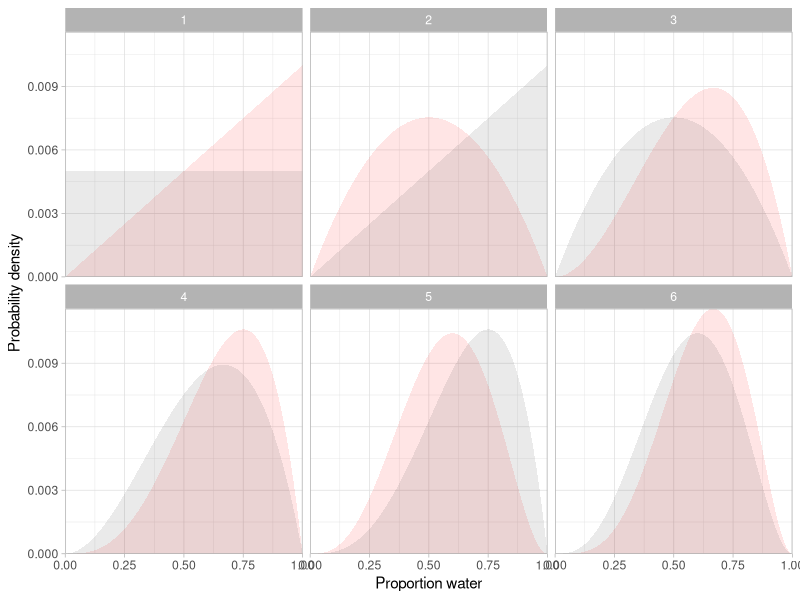
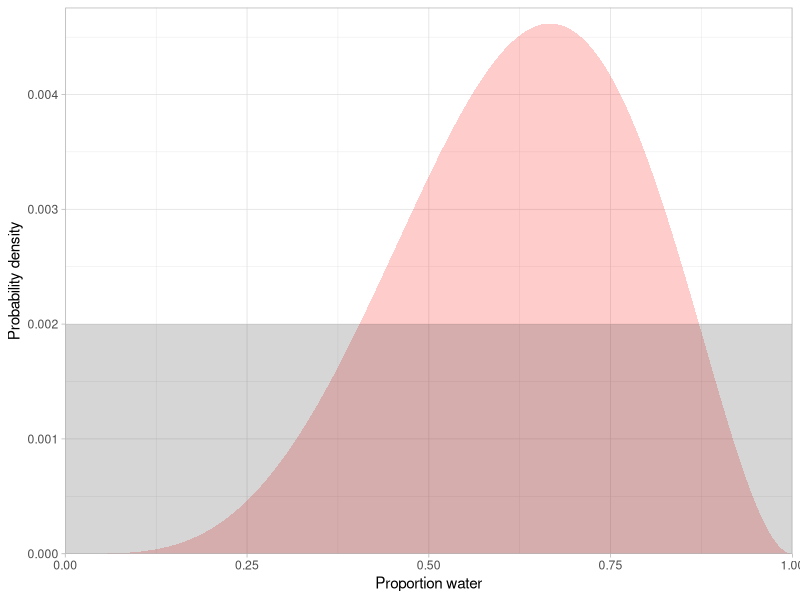
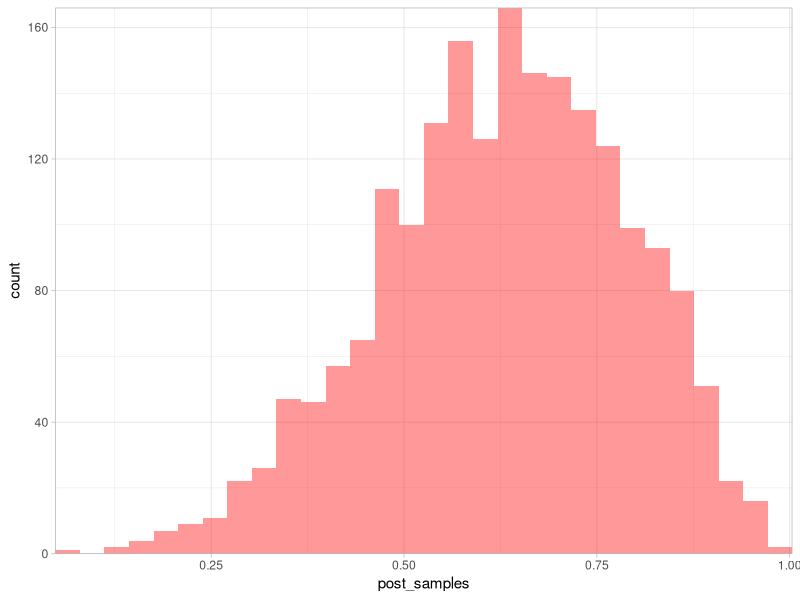
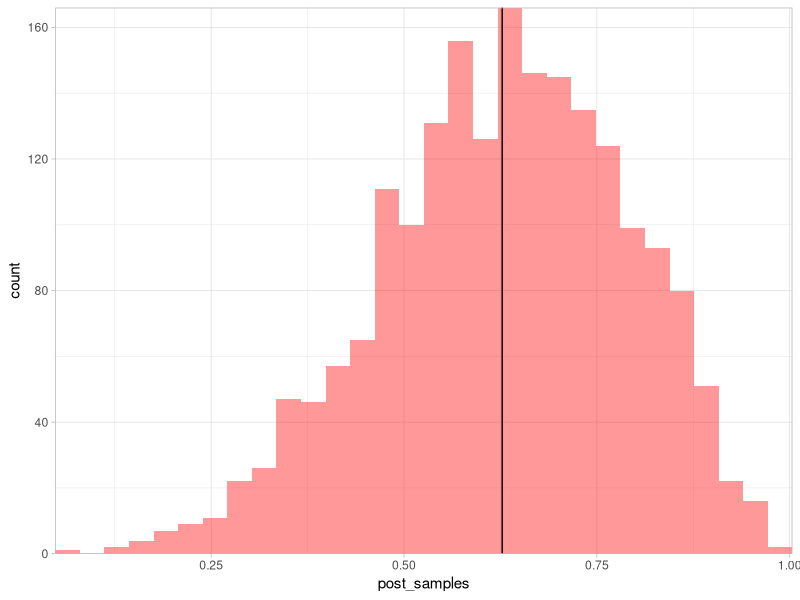
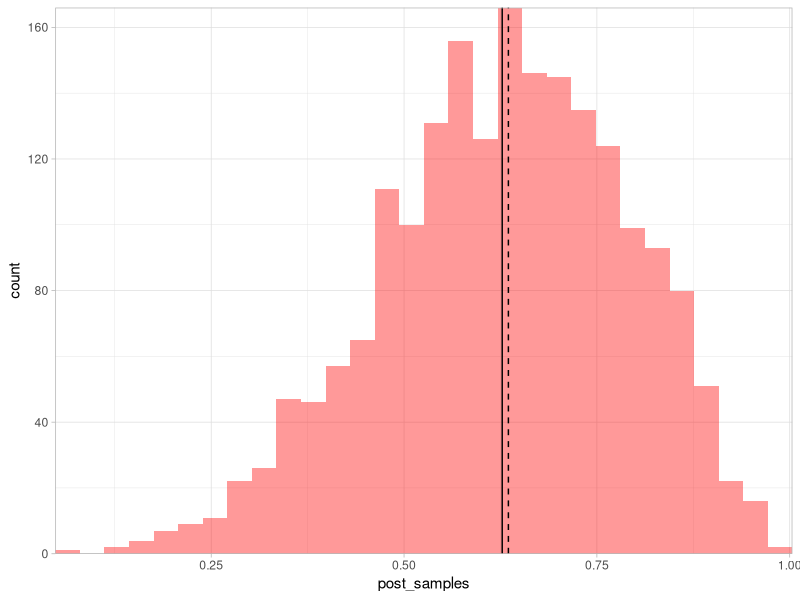
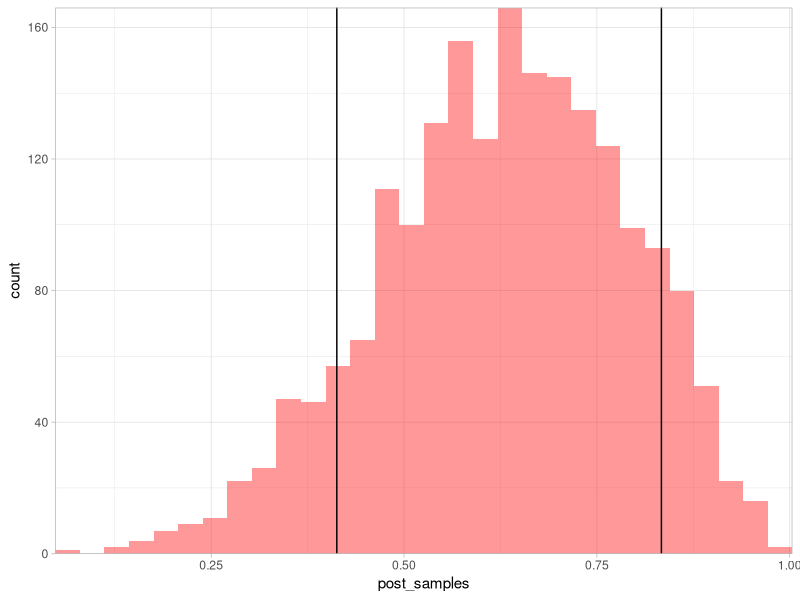
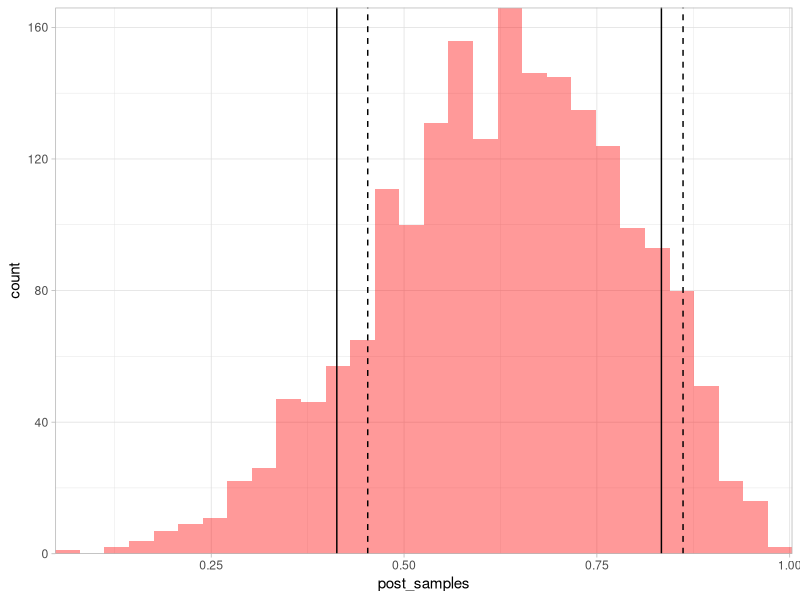
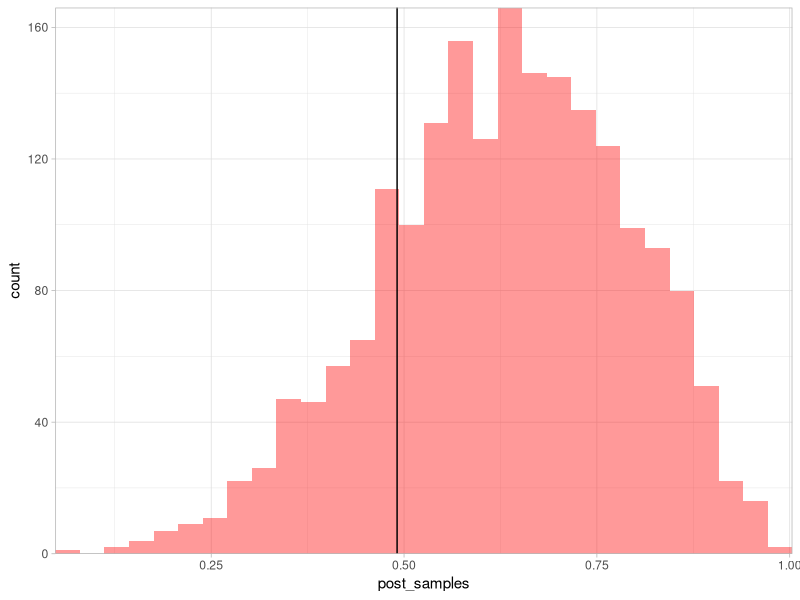

The R source for these figures, in order:
## ---- chunk 1
knitr::opts_chunk$set(
  collapse = TRUE,
  comment = "#>",
  fig.width = 6,
  fig.asp = 0.618,
  fig.align = "center"
)
## ---- chunk 2
library(ggplot2)
library(dplyr)
theme_set(theme_light())
## ---- chunk 3
dat <- c("W", "L", "W", "W", "L", "W")
length(dat)
dat <- ifelse(dat == "W", 1, 0)

N <- 200
p <- seq(0, 1, length.out = N)

# --------------------
# try different priors:
prior <- dunif(p, 0, 1)
# prior <- dbinom(2, size = 3, prob = p)
# prior <- dbinom(7, size = 10, prob = p)
# prior <- dbinom(71, size = 100, prob = p)
# prior <- dbinom(5, size = 10, prob = p)
# prior <- dnorm(p, mean = 0.5, sd = 0.3)
# prior <- dbeta(p, shape1 = 3, shape2 = 2)
# prior <- dnorm(p, mean = 0.5, sd = 0.25);prior[1:100] <- 0
# --------------------

prior <- prior / sum(prior) # make sure it sums to 1

out <- list()
for (i in seq_along(dat)) {
  likelihood <- dbinom(sum(dat[i]), size = 1, prob = p) # data likelihood
  posterior <- likelihood * prior # Bayes rule numerator
  posterior <- posterior / sum(posterior) # make sure it sums to 1
  out[[i]] <- data.frame(p, prior, posterior, toss = i) # save it
  prior <- posterior # for next time
}
out <- bind_rows(out)

ggplot(out, aes(x = p, ymax = posterior, ymin = 0, group = toss)) +
  geom_ribbon(alpha = 0.1, fill = "red") +
  geom_ribbon(aes(x = p, ymax = prior, ymin = 0), alpha = 0.1) +
  coord_cartesian(expand = FALSE) +
  xlab("Proportion water") +
  ylab("Probability density") +
  facet_wrap(~toss)
## ---- chunk 4
N <- 500 # bigger for smoother histograms below
p <- seq(0, 1, length.out = N)

prior <- dunif(p, 0, 1) / length(p)
# prior <- dbinom(2, size = 3, prob = p)
# prior <- dnorm(p, mean = 0.5, sd = 0.25)
# prior <- dbeta(p, shape1 = 3, shape2 = 2)
# prior <- dnorm(p, mean = 0.5, sd = 0.25);prior[1:100] <- 0
# prior <- c(1:250, 250:1)
prior <- prior / sum(prior)

likelihood <- dbinom(sum(dat), size = length(dat), prob = p)
posterior <- likelihood * prior
posterior <- posterior / sum(posterior)

ggplot(tibble(posterior, prior), 
  aes(x = p, ymax = posterior, ymin = 0)) +
  geom_ribbon(alpha = 0.2, fill = "red") +
  geom_ribbon(aes(x = p, ymax = prior, ymin = 0), alpha = 0.2) +
  coord_cartesian(expand = FALSE, ylim = c(0, 1.03 * max(c(posterior, prior)))) +
  xlab("Proportion water") +
  ylab("Probability density")
## ---- chunk 5
post_samples <- sample(p, prob = posterior, size = 2000, replace = TRUE)
## ---- chunk 6
g <- ggplot(tibble(post_samples), aes(post_samples)) + 
  geom_histogram(bins = 30, alpha = 0.4, fill = "red") +
  coord_cartesian(expand = FALSE)
g
## ---- chunk 7
q <- mean(post_samples)
g + geom_vline(xintercept = q)

q_median <- median(post_samples)
g + geom_vline(xintercept = q) + geom_vline(xintercept = q_median, lty = 2)
## ---- chunk 8
q <- quantile(post_samples, probs = c(0.1, 0.9))
g + geom_vline(xintercept = q)
## ---- chunk 9
q_hpd <- coda::HPDinterval(coda::as.mcmc(post_samples), prob = 0.8)
q_hpd <- as.numeric(q_hpd)
q_hpd
g + geom_vline(xintercept = q) + geom_vline(xintercept = q_hpd, lty = 2)
## ---- chunk 10
q <- sort(post_samples)[round(0.2 * length(post_samples))]
q
g + geom_vline(xintercept = q)
## ---- chunk 11
sum(post_samples > 0.5) / length(post_samples)
mean(post_samples > 0.5)
g + geom_vline(xintercept = 0.5)
## ---- chunk 12
mean(post_samples > 0.6 & post_samples < 0.8)
g + geom_vline(xintercept = c(0.6, 0.8))
